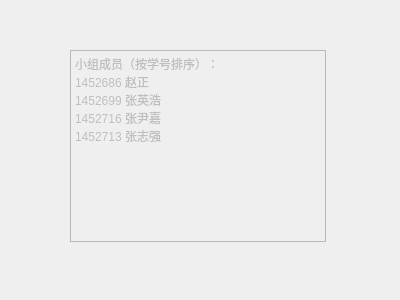
<?xml version="1.0" encoding="UTF-8"?>
<ui version="4.0">
 <class>Form</class>
 <widget class="QWidget" name="Form">
  <property name="geometry">
   <rect>
    <x>0</x>
    <y>0</y>
    <width>400</width>
    <height>300</height>
   </rect>
  </property>
  <property name="windowTitle">
   <string>Form</string>
  </property>
  <widget class="QTextBrowser" name="textBrowser">
   <property name="enabled">
    <bool>false</bool>
   </property>
   <property name="geometry">
    <rect>
     <x>70</x>
     <y>50</y>
     <width>256</width>
     <height>192</height>
    </rect>
   </property>
   <property name="html">
    <string>&lt;!DOCTYPE HTML PUBLIC &quot;-//W3C//DTD HTML 4.0//EN&quot; &quot;http://www.w3.org/TR/REC-html40/strict.dtd&quot;&gt;
&lt;html&gt;&lt;head&gt;&lt;meta name=&quot;qrichtext&quot; content=&quot;1&quot; /&gt;&lt;style type=&quot;text/css&quot;&gt;
p, li { white-space: pre-wrap; }
&lt;/style&gt;&lt;/head&gt;&lt;body style=&quot; font-family:'SimSun'; font-size:9pt; font-weight:400; font-style:normal;&quot;&gt;
&lt;p style=&quot; margin-top:0px; margin-bottom:0px; margin-left:0px; margin-right:0px; -qt-block-indent:0; text-indent:0px;&quot;&gt;小组成员（按学号排序）：&lt;/p&gt;
&lt;p style=&quot; margin-top:0px; margin-bottom:0px; margin-left:0px; margin-right:0px; -qt-block-indent:0; text-indent:0px;&quot;&gt;1452686 赵正&lt;/p&gt;
&lt;p style=&quot; margin-top:0px; margin-bottom:0px; margin-left:0px; margin-right:0px; -qt-block-indent:0; text-indent:0px;&quot;&gt;1452699 张英浩&lt;/p&gt;
&lt;p style=&quot; margin-top:0px; margin-bottom:0px; margin-left:0px; margin-right:0px; -qt-block-indent:0; text-indent:0px;&quot;&gt;1452716 张尹嘉&lt;/p&gt;
&lt;p style=&quot; margin-top:0px; margin-bottom:0px; margin-left:0px; margin-right:0px; -qt-block-indent:0; text-indent:0px;&quot;&gt;1452713 张志强&lt;/p&gt;
&lt;p style=&quot;-qt-paragraph-type:empty; margin-top:0px; margin-bottom:0px; margin-left:0px; margin-right:0px; -qt-block-indent:0; text-indent:0px;&quot;&gt;&lt;br /&gt;&lt;/p&gt;
&lt;p style=&quot;-qt-paragraph-type:empty; margin-top:0px; margin-bottom:0px; margin-left:0px; margin-right:0px; -qt-block-indent:0; text-indent:0px;&quot;&gt;&lt;br /&gt;&lt;/p&gt;&lt;/body&gt;&lt;/html&gt;</string>
   </property>
  </widget>
 </widget>
 <resources/>
 <connections/>
</ui>
